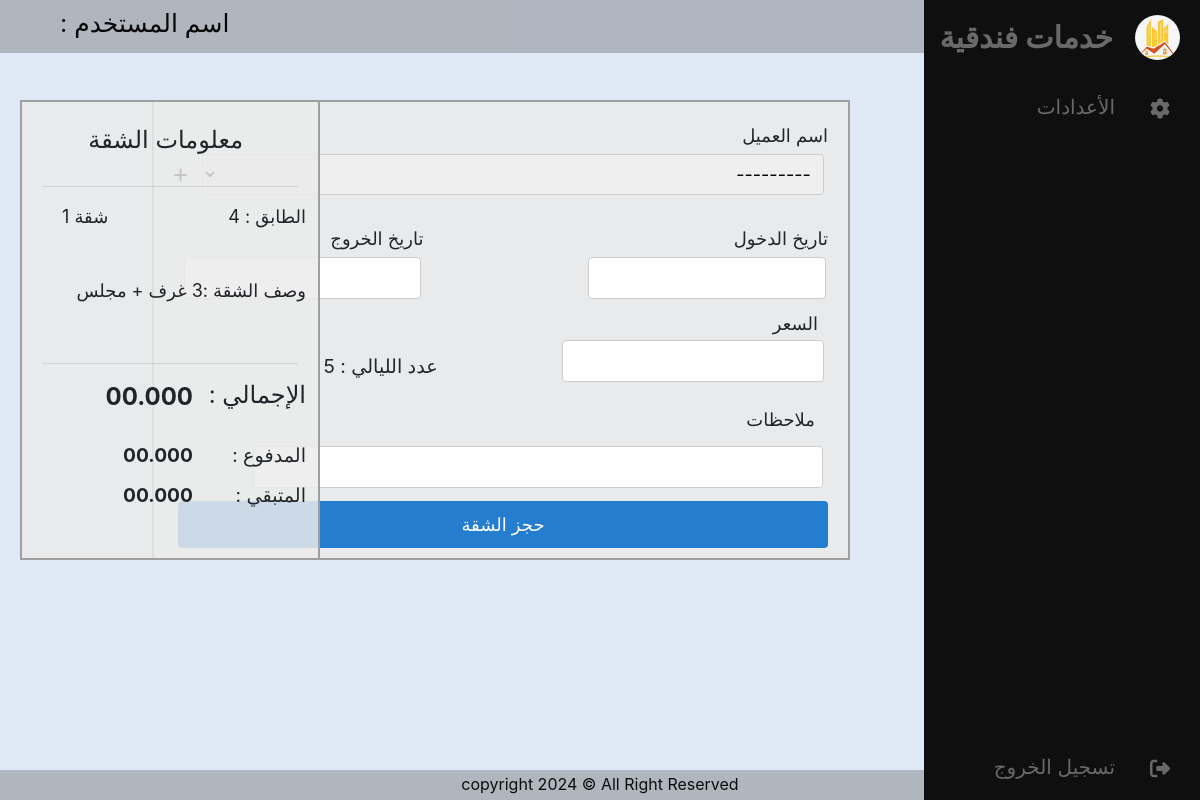
Screenshot of /apartment_book/1 with the database file from the repository.
### system/models.py (models this page shows, shortened)
class Apartmint_chalit(models.Model):
     towers = models.ForeignKey(Towers,on_delete=models.CASCADE,verbose_name='البرج')
     apa_cha_status = models.BooleanField(null=True,verbose_name='الحاله')
     class Meta:
         verbose_name_plural = 'الشقق والشاليهات'
         verbose_name = 'شقه او شاليه'

class Apartments(Apartmint_chalit):
     apa_name = models.CharField(max_length=20,null=False,verbose_name='اسم الشقه')
     apa_floor = models.CharField(max_length=20,null=True,verbose_name='الطابق')
     apa_price = models.DecimalField(max_digits=10,decimal_places=2,null=False,verbose_name='السعر')
     apa_discrip = models.TextField(max_length=50,null=True,verbose_name='الوصف')
     apa_status = models.BooleanField(null=True,verbose_name='الحاله')
     apa_add_datetime = models.DateTimeField(default=datetime.now,verbose_name='تاريخ ووقت الأضافه')
     user = models.ForeignKey(User, on_delete=models.CASCADE,verbose_name='المستخدم')
     def __str__(self):
         return self.apa_name
     class Meta:
         verbose_name_plural = 'الشقق'
         verbose_name = 'شقه'

### system/views.py (the view, shortened to what this page needs)
# urls.py: path('apartment_book/<int:id>',views.apartment_book, name='apartment_book'),
def apartment_book(request, id):
    user = request.user
    group = user.groups.all()
    apa_cus = {
        'apacus': Customers.objects.all(),
        'bookap': Apartments.objects.get(id=id),
        'form': apbook({'apartments':id}),
        'gr':group, 'u':user,
    }
    return render(request, 'pages/booking/apartment_book.html', apa_cus)

### system/form.py
class apbook(forms.ModelForm):
    class Meta:
        model = Reserveape
        fields = [
            'apartments',
            'customers',
            'login_date',
            'exit_date',
            'res_price',
            'res_notice',
            'user',
        ]
        widgets = {
            'customers': forms.Select(attrs={'class':'fullname'}),
            'bunch': forms.Select(attrs={'class':'from-control'}),
            'login_date': forms.DateInput(),
            'exit_date': forms.DateInput(),
            'res_notice': forms.TextInput(),
            'res_price': forms.NumberInput(attrs={'class':'res_priesinp'}),
        }

### system/models.py (called while the page is built)
     def __str__(self):
         return self.cus_name

### templates/pages/booking/apartment_book.html (shortened to what this page needs)
{% extends 'base.html' %}
{% block content%}
<form class="form_B1" method="POST" >
    <div class="container_B2">
      <div class="input-field_B3">
          <label class="label_B4">{{form.customers.label}}</label>
          {{form.customers}}
          <a href="{% url 'clientdata' %}" style=" color: #000;">
          <i class="fas fa-add"></i>
          </a>
      </div>
    </div>
  <div class="section_B5">
    <div class="input-field_B3" style="width: 250px;">
      <label class="label_B4">{{form.login_date.label}}</label>
      {{form.login_date}}
    </div>
  </div>
  <div class="section_B5">
    <div class="input-field_B3" style="margin-right: 150px; margin-top: 20px; width: 250px;">
      <label class="label_B4">{{form.exit_date.label}}</label>
      {{form.exit_date}}
    </div>
  </div>
  <div class="input-field_B3" style="margin-top: 1px; position: absolute; right: 10px;">
    <label class="label_B4" style="position: absolute; right: 20px;">{{form.res_price.label}}</label>
    {{form.res_price}}
  </div>
  <div>
  <label class="label_B9_1" style="position: absolute; top: 250px; left: 170px; font-size: larger;"> عدد الليالي : <span id="days">5</span> </label>
  </div>
  <div class="input-field_B3" style="margin-top: 20px; position: absolute;right: 5px; bottom: 60px; width: 600px;">
    <label class="label_B4" style="position: absolute; bottom: 50px;right: 28px; ">{{form.res_notice.label}}</label>
    {{form.res_notice}}
  </div>
  <div class="button-container_B6" style="position: absolute; bottom: 10px;width: 650px;">
    <button type="submit" class="button_b6">حجز الشقة</button>
  </div>
</form>
<div class="container_B9" style="height: 460px; width: 300px;" >
  <label class="label_B9" style="position: absolute; right: 5px;">معلومات الشقة</label> <br> <br>
  <hr>
  <label class="label_B9_1" style="position: absolute; right: 2px"> الطابق :   {{bookap.apa_floor}}</label>
  <label class="label_B9_1" style="position: absolute; left: 40px;">  {{bookap.apa_name}}  </label>
  <label class="label_B9_1" style="position: absolute; top: 150px; right: 2px; margin-top: 25px;"> وصف الشقة :{{bookap.apa_discrip}}  </label>
  <br> <br> <br> <br> <br> <br> <hr>
  <label class="label_B9_1" style="font-size: x-large;padding-top: 10px; position: absolute; right: 2px; bottom: 137px;"> الإجمالي  : </label>
  <label class="label_B9_1" id="price" style="font-size: x-large; font-weight: bold; margin-top: 10px;position: absolute; right: 115px;bottom: 135px;">00.000 </label> <br>
  <label class="label_B9_1" style="font-size: larger;position: absolute; bottom: 80px; right: 2px;">المدفوع :</label>
  <label class="label_B9_1" style="font-size: larger; font-weight: bold; margin-top: 10px;position: absolute; right: 115px;bottom: 80px;">00.000 </label>
  <label class="label_B9_1" style="font-size: larger;position: absolute; bottom: 40px; right: 2px;">المتبقي :</label>
  <label class="label_B9_1" style="font-size: larger; font-weight: bold; margin-top: 10px;position: absolute; right: 115px;bottom: 40px;">00.000 </label>
</div>
{% endblock %}

### hotel_system/static/css/style.css (style rules this page uses)
* { margin: 0; padding: 0; text-decoration: none; }
body { background: #dfe9f5; direction: rtl; }
.input-field input[type="text"], input[type="search"], input[type="email"], input[type="date"], select { flex: 1; width: calc(100% - 3%); padding: 8px; border: 1px solid #ccc; border-radius: 4px; box-sizing: border-box; }
button[type="submit"] { width: 100%; padding: 10px; background-color: #4CAF50; color: white; border: none; cursor: pointer; border-radius: 4px; }
a { color: white; text-decoration: none; }
a { color: white; }
.form_B1 { max-width: 700px; align-items: center; margin: 0 auto; padding: 20px; border: 2px solid #9f9f9f; background-color: #ebebebd8; margin-top: 100px; margin-right: 10px; height: 460px; position: absolute; right: 340px; }
.container_B2 { display: flex; }
.section_B5 { display: inline-flex; }
.input-field_B3 { margin-bottom: 10px; flex: 1; }
.label_B4 { display: block; margin-bottom: 5px; font-size: large; float: right; }
.input-field_B3 input[type="text"], input[type="date"], input[type="time"], select { flex: 1; width: calc(100% - 5%); padding: 8px; border: 1px solid #ccc; border-radius: 4px; box-sizing: border-box; margin-left: 10px; }
.button_b6[type="submit"][type="submit"] { width: 100%; padding: 10px; background-color: #247dcf; color: white; border: none; cursor: pointer; border-radius: 4px; font-size: large; }
.container_B9 { height: 310px; display: inline-table; padding: 20px; border: 2px solid #9f9f9f; background-color: #ebebebd8; position: absolute; top: 100px; left: 20px; }
.label_B9 { text-align: center; padding-right: 70px; font-size: x-large; }
.label_B9_1 { font-size: large; padding-right: 10px ; }
.res_priesinp { margin-top: 30px; margin-right: 10px; pointer-events: none; }
.input-field_CB2 input[type="text"], input[type="number"], input[type="date"], input[type="time"], select { flex: 1; width: calc(100% - 5%); padding: 8px; border: 1px solid #ccc; border-radius: 4px; box-sizing: border-box; }
.fullname { font-size: large; }
input[type="text"] { flex: 1; width: calc(100% - 5%); padding: 8px; border: 1px solid #ccc; border-radius: 4px; box-sizing: border-box; }

### rows the page displays
Apartments: apa_floor "4", apa_name "شقة 1", apa_discrip "3 غرف + مجلس"
